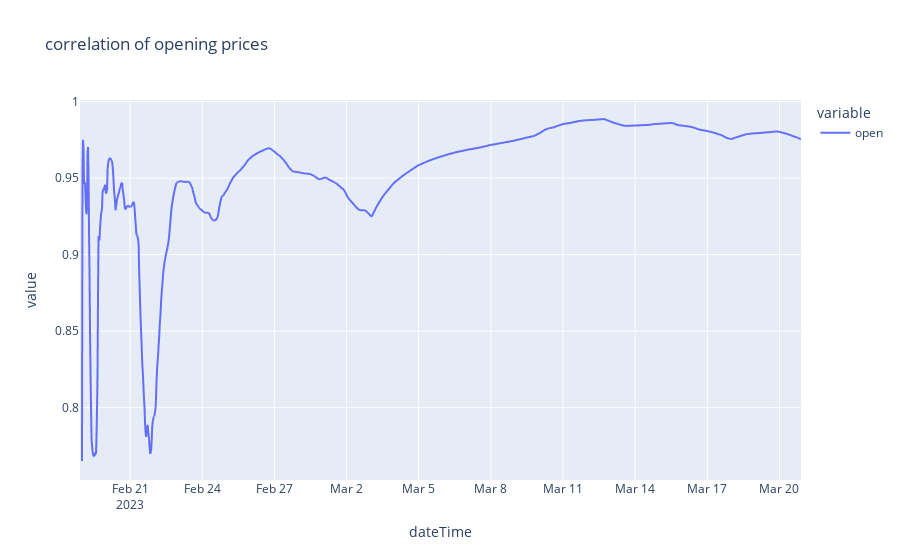

Notebook code cell kept with this figure:
### Code cell
df=ticker_data_df.set_index('dateTime')
expanding_corr = df[df.ticker=='ETHBUSD']['open'].expanding(5).corr(df[df.ticker=='BTCBUSD']['open'])
px.line(expanding_corr, title='correlation of opening prices')

### Figure 1 — Plotly figure (JSON) as saved in the notebook; plotly's stock layout.template omitted (floating-point values rounded to 4 significant figures; data arrays with more than 128 entries replaced by an {"elided": "..."} marker saying what was removed)
{"data": [{"hovertemplate": "variable=open<br>dateTime=%{x}<br>value=%{y}<extra></extra>", "legendgroup": "open", "line": {"color": "#636efa", "dash": "solid"}, "marker": {"symbol": "circle"}, "mode": "lines", "name": "open", "showlegend": true, "type": "scattergl", "x": {"elided": "1440 str values"}, "xaxis": "x", "y": {"elided": "1440 float values"}, "yaxis": "y"}], "layout": {"legend": {"title": {"text": "variable"}, "tracegroupgap": 0}, "title": {"text": "correlation of opening prices"}, "xaxis": {"anchor": "y", "domain": [0, 1], "title": {"text": "dateTime"}}, "yaxis": {"anchor": "x", "domain": [0, 1], "title": {"text": "value"}}}}
